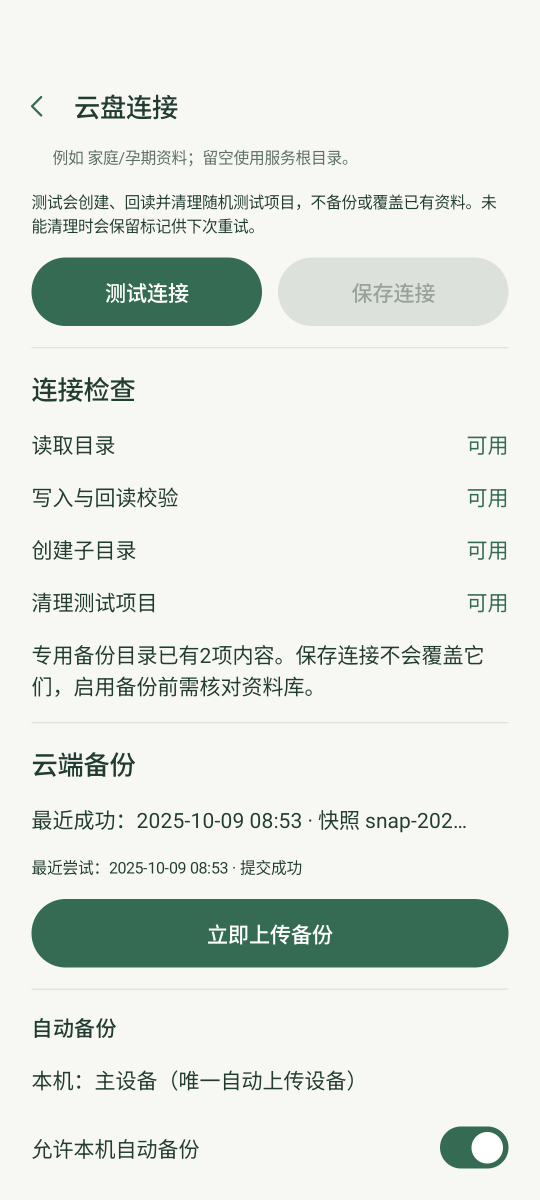
#> input picture docs/verification/2026-10-24-ui-consistency-fix/after/cloud-connection-backup.png, 1080 x 2400 px, given in place of export-screen.png, which was not available (shown at 1/2 size)
$ python make_diff_crops.py
#> lines starting #> are read from the running program, lines starting #| are printed output that depends on the picture
"""Build before|after comparison crops for the P0-4 header fix.

Left = before (docs/verification/2026-10-24-ui-consistency-fix/after), right = after
(docs/verification/2026-10-24-ui-header-fix/after). Crops the top 760 px (status bar +
header + first content block) and half-scales each side so the pair is 1080 px wide.
"""
import os

from PIL import Image, ImageDraw

ROOT = os.path.dirname(os.path.dirname(os.path.abspath(__file__)))
REPO = os.path.abspath(os.path.join(ROOT, '..', '..', '..'))
BEFORE = os.path.join(REPO, 'docs', 'verification', '2026-10-24-ui-consistency-fix', 'after')
AFTER = os.path.join(ROOT, 'after')
OUT = os.path.join(ROOT, 'diffs')
CROP_H = 900
PAGES = ['export-screen', 'local-backup', 'cloud-connection', 'restore-wizard']

os.makedirs(OUT, exist_ok=True)
for page in PAGES:
    before = Image.open(os.path.join(BEFORE, page + '.png')).convert('RGB').crop((0, 0, 1080, CROP_H))
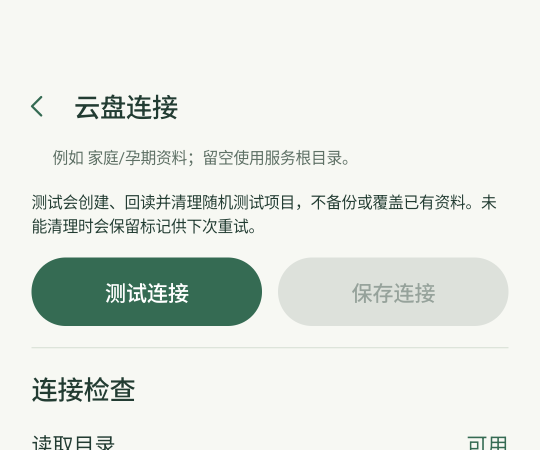
#> before: PIL image 1080x900 RGB (shown at 1/2 size); mean R, G, B 228.1, 233.1, 226.7
    after = Image.open(os.path.join(AFTER, page + '.png')).convert('RGB').crop((0, 0, 1080, CROP_H))
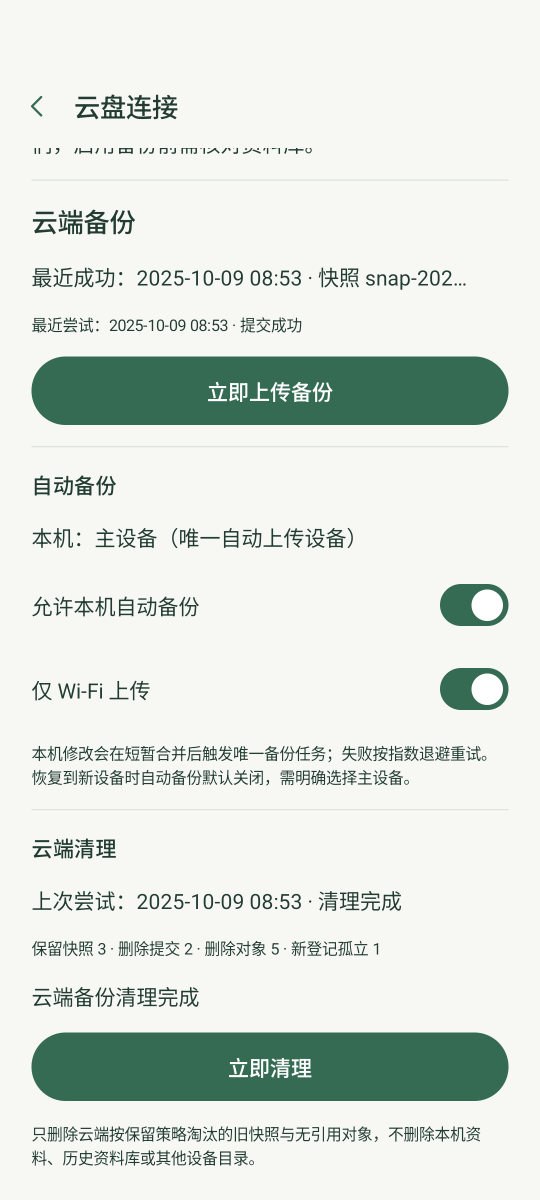
#> input picture docs/verification/2026-10-24-ui-consistency-fix/after/cloud-connection-cleanup.png, 1080 x 2400 px, given in place of export-screen.png, which was not available (shown at 1/2 size)
    scale = 0.5
    before = before.resize((int(1080 * scale), int(CROP_H * scale)), Image.LANCZOS)
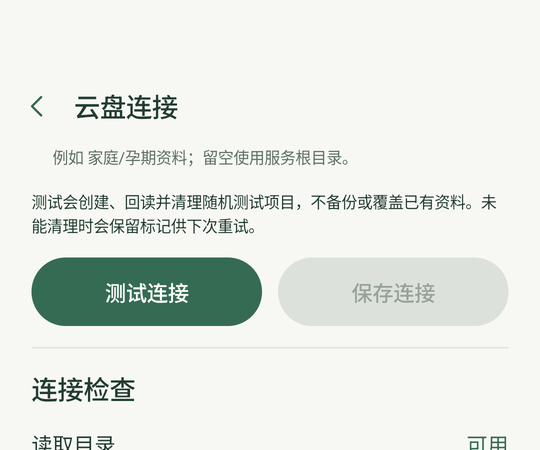
#> before: PIL image 540x450 RGB; mean R, G, B 227.9, 233, 226.7
    after = after.resize((int(1080 * scale), int(CROP_H * scale)), Image.LANCZOS)
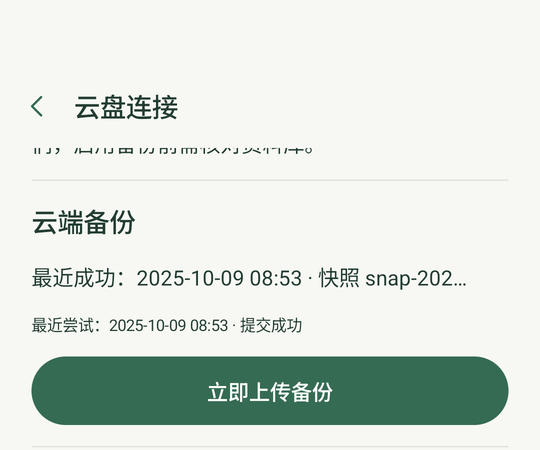
#> after: PIL image 540x450 RGB; mean R, G, B 217.4, 225.8, 218.3
    canvas = Image.new('RGB', (before.width + after.width + 4, before.height + 22), (255, 255, 255))
#> canvas: PIL image 1084x472 RGB; every value is 255
    canvas.paste(before, (0, 22))
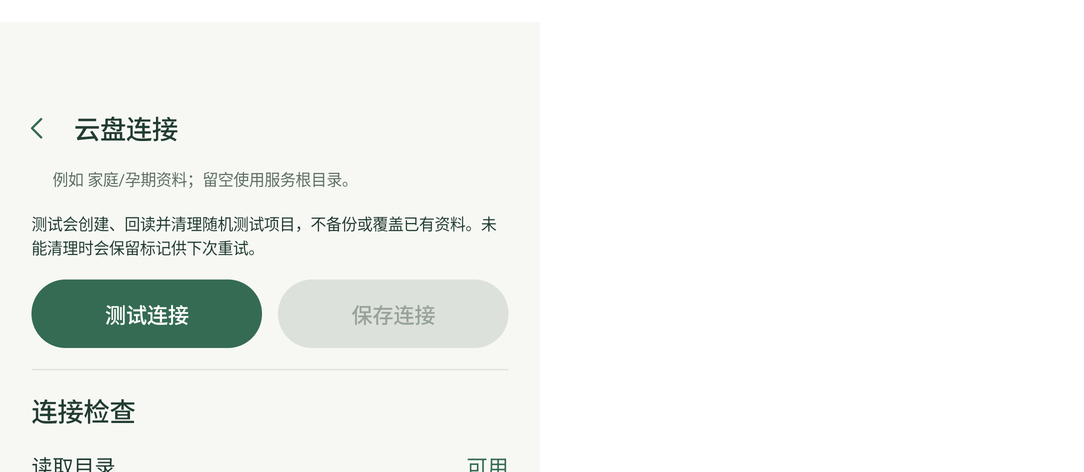
#> canvas: PIL image 1084x472 RGB; mean R, G, B 242.1, 244.5, 241.5
    canvas.paste(after, (before.width + 4, 22))
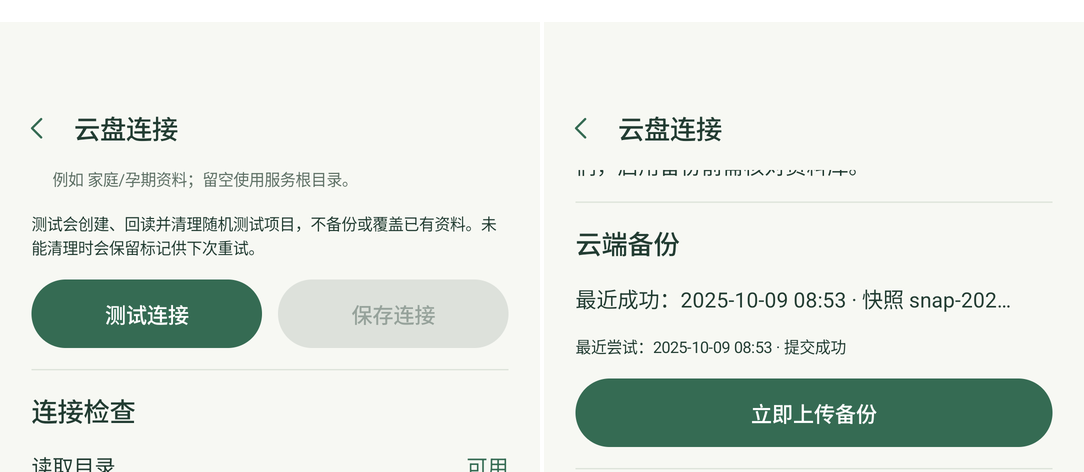
#> canvas: PIL image 1084x472 RGB; mean R, G, B 224.3, 230.6, 224.1
    draw = ImageDraw.Draw(canvas)
    draw.text((6, 4), 'BEFORE 20sp TopAppBar', fill=(0, 0, 0))
    draw.text((before.width + 10, 4), 'AFTER 28sp JournalPageHeader', fill=(0, 0, 0))
    draw.line([(before.width + 1, 0), (before.width + 1, canvas.height)], fill=(200, 200, 200), width=2)
    path = os.path.join(OUT, 'header-%s-before-after.png' % page)
    canvas.save(path)
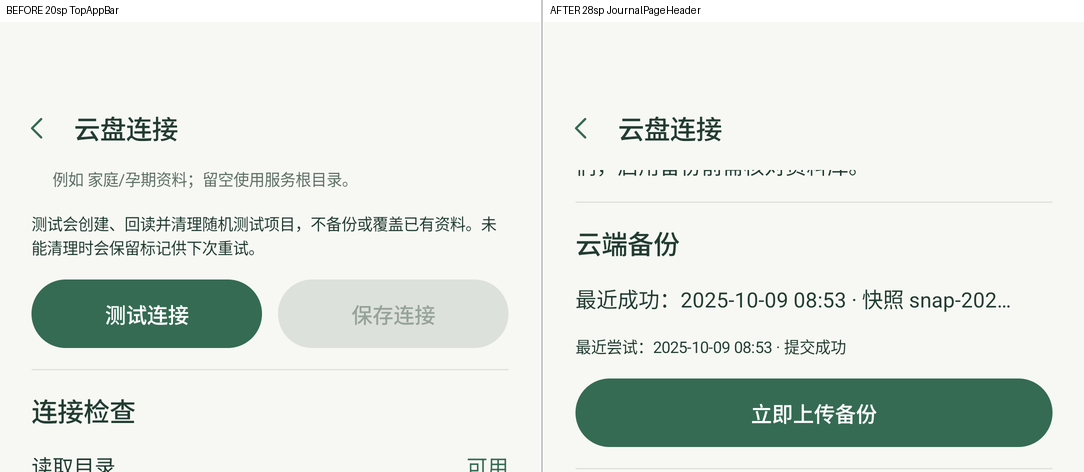
#> saved as header-export-screen-before-after.png: PIL image 1084x472 RGB; mean R, G, B 223.9, 230.2, 223.7
#> (the run stopped early here; a loop or call above may not have finished)
